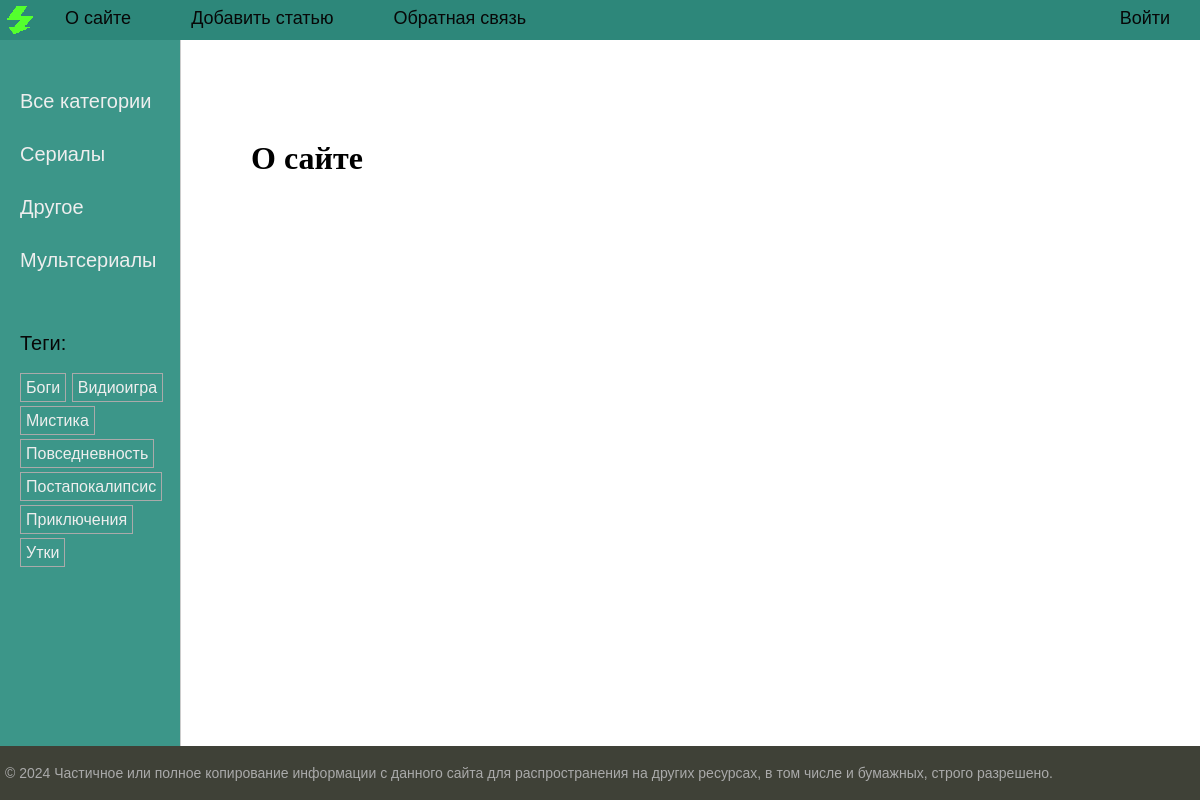
The page /about/ on the database its author committed.
### spanner/models.py (models this page shows, shortened)
class Category(models.Model):
    name = models.CharField(max_length=100, db_index=True)
    slug = models.SlugField(max_length=255, unique=True, db_index=True)
    def get_absolute_url(self):
        return reverse('category', kwargs={'cat_slug': self.slug})

class TagPost(models.Model):
    tag = models.CharField(max_length=100, db_index=True)
    slug = models.SlugField(max_length=255, unique=True, db_index=True)
    def get_absolute_url(self):
        return reverse('tag', kwargs={'tag_slug': self.slug})

### spanner/views.py (the view)
# urls.py: path('about/', views.about, name='about'),
def about(reqest):
    data = {'title' : 'О нас'}
    return render(reqest,'spanner/about.html', {'title': 'О сайте','menu': menu})

### spanner/templatetags/spanner_tags.py (called while the page is built)
@register.inclusion_tag('spanner/list_categories.html')
def show_categories(cat_selected=0):
    cats = Category.objects.annotate(total=Count("posts")).filter(total__gt=0)
    return {"cats": cats, "cat_selected": cat_selected}

@register.inclusion_tag('spanner/list_tags.html')
def show_all_tags():
    return {"tags": TagPost.objects.annotate(total=Count("tags")).filter(total__gt=0)}

### spanner/templates/spanner/about.html
{% extends 'base.html' %}
{% block content %}
<h1>{{title}}</h1>
{% endblock %}

### spanner/templates/spanner/list_categories.html
{% for cat in cats %}
         {% if cat.id == cat_selected %}
                   <li class="selected">{{cat.name}}</li>
         {% else %}
                   <li><a href="{{ cat.get_absolute_url }}">{{cat.name}}</a></li>
         {% endif %}
{% endfor %}

### spanner/templates/spanner/list_tags.html
{% if tags %}
    <p>Теги:</p>
    <ul class="tags-list">
        {% for t in tags %}
        <li><a href="{{t.get_absolute_url}}">{{t.tag}}</a></li>
        {% endfor %}
    </ul>
{% endif %}

### rows shown on the page
Category: name "Cериалы"
Category: name "Другое"
Category: name "Мультсериалы"
TagPost: tag "Боги"
TagPost: tag "Видиоигра"
TagPost: tag "Мистика"
TagPost: tag "Повседневность"
TagPost: tag "Постапокалипсис"
TagPost: tag "Приключения"
TagPost: tag "Утки"

### other values the page prints
{{ m.title }} "О сайте" "Добавить статью" "Обратная связь" "Войти"
{{ title }} "О сайте"
